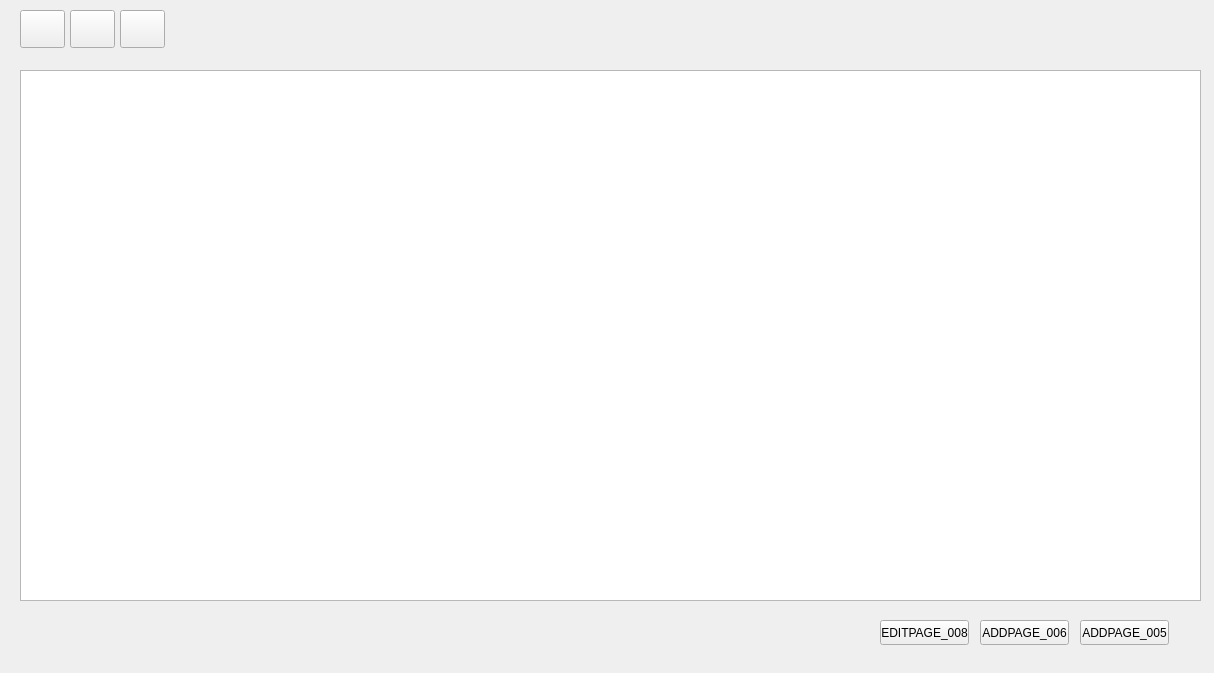
<?xml version="1.0" encoding="UTF-8"?>
<ui version="4.0">
 <class>ImageEditDialog</class>
 <widget class="QDialog" name="ImageEditDialog">
  <property name="geometry">
   <rect>
    <x>0</x>
    <y>0</y>
    <width>1214</width>
    <height>673</height>
   </rect>
  </property>
  <property name="windowTitle">
   <string>EDITPAGE_001</string>
  </property>
  <property name="windowIcon">
   <iconset resource="icons/icon.qrc">
    <normaloff>:/escan2_app.ico</normaloff>:/escan2_app.ico</iconset>
  </property>
  <widget class="QPushButton" name="rotateLeft">
   <property name="geometry">
    <rect>
     <x>20</x>
     <y>10</y>
     <width>45</width>
     <height>38</height>
    </rect>
   </property>
   <property name="focusPolicy">
    <enum>Qt::NoFocus</enum>
   </property>
   <property name="text">
    <string/>
   </property>
   <property name="icon">
    <iconset resource="icons/icon.qrc">
     <normaloff>:/btn_multipage_rotate_left90@2x.png</normaloff>:/btn_multipage_rotate_left90@2x.png</iconset>
   </property>
   <property name="iconSize">
    <size>
     <width>32</width>
     <height>32</height>
    </size>
   </property>
  </widget>
  <widget class="QPushButton" name="rotateRight">
   <property name="geometry">
    <rect>
     <x>70</x>
     <y>10</y>
     <width>45</width>
     <height>38</height>
    </rect>
   </property>
   <property name="focusPolicy">
    <enum>Qt::NoFocus</enum>
   </property>
   <property name="text">
    <string/>
   </property>
   <property name="icon">
    <iconset resource="icons/icon.qrc">
     <normaloff>:/btn_multipage_rotate_right90@2x.png</normaloff>:/btn_multipage_rotate_right90@2x.png</iconset>
   </property>
   <property name="iconSize">
    <size>
     <width>32</width>
     <height>32</height>
    </size>
   </property>
  </widget>
  <widget class="QPushButton" name="removeButton">
   <property name="geometry">
    <rect>
     <x>120</x>
     <y>10</y>
     <width>45</width>
     <height>38</height>
    </rect>
   </property>
   <property name="focusPolicy">
    <enum>Qt::NoFocus</enum>
   </property>
   <property name="text">
    <string/>
   </property>
   <property name="icon">
    <iconset resource="icons/icon.qrc">
     <normaloff>:/btn_multipage_delete@2x.png</normaloff>:/btn_multipage_delete@2x.png</iconset>
   </property>
   <property name="iconSize">
    <size>
     <width>32</width>
     <height>32</height>
    </size>
   </property>
  </widget>
  <widget class="QPushButton" name="saveButton">
   <property name="geometry">
    <rect>
     <x>980</x>
     <y>620</y>
     <width>89</width>
     <height>25</height>
    </rect>
   </property>
   <property name="focusPolicy">
    <enum>Qt::NoFocus</enum>
   </property>
   <property name="text">
    <string>ADDPAGE_006</string>
   </property>
  </widget>
  <widget class="QPushButton" name="addButton">
   <property name="geometry">
    <rect>
     <x>880</x>
     <y>620</y>
     <width>89</width>
     <height>25</height>
    </rect>
   </property>
   <property name="focusPolicy">
    <enum>Qt::NoFocus</enum>
   </property>
   <property name="text">
    <string>EDITPAGE_008</string>
   </property>
  </widget>
  <widget class="ImageEditView" name="graphicsView">
   <property name="geometry">
    <rect>
     <x>20</x>
     <y>70</y>
     <width>1181</width>
     <height>531</height>
    </rect>
   </property>
   <property name="minimumSize">
    <size>
     <width>1181</width>
     <height>531</height>
    </size>
   </property>
   <property name="maximumSize">
    <size>
     <width>1181</width>
     <height>531</height>
    </size>
   </property>
   <property name="backgroundBrush">
    <brush brushstyle="SolidPattern">
     <color alpha="100">
      <red>0</red>
      <green>0</green>
      <blue>0</blue>
     </color>
    </brush>
   </property>
  </widget>
  <widget class="QPushButton" name="cancelButton">
   <property name="geometry">
    <rect>
     <x>1080</x>
     <y>620</y>
     <width>89</width>
     <height>25</height>
    </rect>
   </property>
   <property name="focusPolicy">
    <enum>Qt::NoFocus</enum>
   </property>
   <property name="text">
    <string>ADDPAGE_005</string>
   </property>
  </widget>
 </widget>
 <customwidgets>
  <customwidget>
   <class>ImageEditView</class>
   <extends>QGraphicsView</extends>
   <header>imageeditview.h</header>
  </customwidget>
 </customwidgets>
 <resources>
  <include location="icons/icon.qrc"/>
 </resources>
 <connections>
  <connection>
   <sender>addButton</sender>
   <signal>clicked()</signal>
   <receiver>ImageEditDialog</receiver>
   <slot>onButtonPressed()</slot>
   <hints>
    <hint type="sourcelabel">
     <x>924</x>
     <y>632</y>
    </hint>
    <hint type="destinationlabel">
     <x>606</x>
     <y>336</y>
    </hint>
   </hints>
  </connection>
  <connection>
   <sender>saveButton</sender>
   <signal>clicked()</signal>
   <receiver>ImageEditDialog</receiver>
   <slot>onButtonPressed()</slot>
   <hints>
    <hint type="sourcelabel">
     <x>1024</x>
     <y>632</y>
    </hint>
    <hint type="destinationlabel">
     <x>606</x>
     <y>336</y>
    </hint>
   </hints>
  </connection>
  <connection>
   <sender>cancelButton</sender>
   <signal>clicked()</signal>
   <receiver>ImageEditDialog</receiver>
   <slot>onButtonPressed()</slot>
   <hints>
    <hint type="sourcelabel">
     <x>1124</x>
     <y>632</y>
    </hint>
    <hint type="destinationlabel">
     <x>606</x>
     <y>336</y>
    </hint>
   </hints>
  </connection>
  <connection>
   <sender>addButton</sender>
   <signal>clicked()</signal>
   <receiver>ImageEditDialog</receiver>
   <slot>reject()</slot>
   <hints>
    <hint type="sourcelabel">
     <x>924</x>
     <y>632</y>
    </hint>
    <hint type="destinationlabel">
     <x>606</x>
     <y>336</y>
    </hint>
   </hints>
  </connection>
  <connection>
   <sender>saveButton</sender>
   <signal>clicked()</signal>
   <receiver>ImageEditDialog</receiver>
   <slot>reject()</slot>
   <hints>
    <hint type="sourcelabel">
     <x>1024</x>
     <y>632</y>
    </hint>
    <hint type="destinationlabel">
     <x>606</x>
     <y>336</y>
    </hint>
   </hints>
  </connection>
  <connection>
   <sender>saveButton</sender>
   <signal>clicked()</signal>
   <receiver>ImageEditDialog</receiver>
   <slot>on_saveButton_clicked()</slot>
   <hints>
    <hint type="sourcelabel">
     <x>1024</x>
     <y>632</y>
    </hint>
    <hint type="destinationlabel">
     <x>606</x>
     <y>336</y>
    </hint>
   </hints>
  </connection>
 </connections>
 <slots>
  <slot>onButtonPressed()</slot>
  <slot>on_saveButton_clicked()</slot>
 </slots>
</ui>
